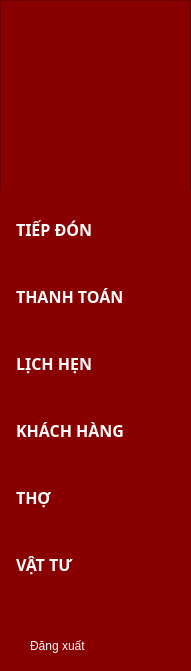
   <widget class="QWidget" name="widget" native="true">
    <property name="geometry">
     <rect>
      <x>0</x>
      <y>0</y>
      <width>191</width>
      <height>671</height>
     </rect>
    </property>
    <property name="styleSheet">
     <string notr="true">QWidget{
	background-color: rgb(136, 0, 0);
}
QPushButton{
	color: rgb(255, 255, 255);
	padding: 16px;
	text-align: left;
	border:none;
}
QPushButton:hover{
	background-color: rgb(168, 0, 0);
}
QPushButton:checked{
	background-color: rgb(255, 255, 255);
	color: rgb(136, 0, 0);
}</string>
    </property>
    <widget class="QFrame" name="frame_logo">
     <property name="geometry">
      <rect>
       <x>0</x>
       <y>0</y>
       <width>191</width>
       <height>191</height>
      </rect>
     </property>
     <property name="styleSheet">
      <string notr="true">image: url(:/img/Barbershop/2.png);</string>
     </property>
     <property name="frameShape">
      <enum>QFrame::StyledPanel</enum>
     </property>
     <property name="frameShadow">
      <enum>QFrame::Raised</enum>
     </property>
    </widget>
    <widget class="QWidget" name="layoutWidget">
     <property name="geometry">
      <rect>
       <x>0</x>
       <y>190</y>
       <width>191</width>
       <height>415</height>
      </rect>
     </property>
     <layout class="QVBoxLayout" name="verticalLayout">
      <property name="spacing">
       <number>0</number>
      </property>
      <item>
       <widget class="QPushButton" name="tiepdon_btn">
        <property name="font">
         <font>
          <family>Noto Sans</family>
          <pointsize>12</pointsize>
          <weight>75</weight>
          <bold>true</bold>
         </font>
        </property>
        <property name="text">
         <string>TIẾP ĐÓN</string>
        </property>
        <property name="checkable">
         <bool>true</bool>
        </property>
        <property name="checked">
         <bool>false</bool>
        </property>
        <property name="autoExclusive">
         <bool>true</bool>
        </property>
       </widget>
      </item>
      <item>
       <widget class="QPushButton" name="thanhtoan_btn">
        <property name="font">
         <font>
          <family>Noto Sans</family>
          <pointsize>12</pointsize>
          <weight>75</weight>
          <bold>true</bold>
         </font>
        </property>
        <property name="text">
         <string>THANH TOÁN</string>
        </property>
        <property name="checkable">
         <bool>true</bool>
        </property>
        <property name="autoExclusive">
         <bool>true</bool>
        </property>
       </widget>
      </item>
      <item>
       <widget class="QPushButton" name="lichhen_btn">
        <property name="font">
         <font>
          <family>Noto Sans</family>
          <pointsize>12</pointsize>
          <weight>75</weight>
          <bold>true</bold>
         </font>
        </property>
        <property name="cursor">
         <cursorShape>PointingHandCursor</cursorShape>
        </property>
        <property name="styleSheet">
         <string notr="true"/>
        </property>
        <property name="text">
         <string>LỊCH HẸN</string>
        </property>
        <property name="checkable">
         <bool>true</bool>
        </property>
        <property name="autoExclusive">
         <bool>true</bool>
        </property>
       </widget>
      </item>
      <item>
       <widget class="QPushButton" name="khachhang_btn">
        <property name="font">
         <font>
          <family>Noto Sans</family>
          <pointsize>12</pointsize>
          <weight>75</weight>
          <bold>true</bold>
         </font>
        </property>
        <property name="cursor">
         <cursorShape>PointingHandCursor</cursorShape>
        </property>
        <property name="styleSheet">
         <string notr="true"/>
        </property>
        <property name="text">
         <string>KHÁCH HÀNG</string>
        </property>
        <property name="checkable">
         <bool>true</bool>
        </property>
        <property name="autoExclusive">
         <bool>true</bool>
        </property>
       </widget>
      </item>
      <item>
       <widget class="QPushButton" name="tho_btn">
        <property name="font">
         <font>
          <family>Noto Sans</family>
          <pointsize>12</pointsize>
          <weight>75</weight>
          <bold>true</bold>
         </font>
        </property>
        <property name="cursor">
         <cursorShape>PointingHandCursor</cursorShape>
        </property>
        <property name="styleSheet">
         <string notr="true"/>
        </property>
        <property name="text">
         <string>THỢ</string>
        </property>
        <property name="checkable">
         <bool>true</bool>
        </property>
        <property name="autoExclusive">
         <bool>true</bool>
        </property>
       </widget>
      </item>
      <item>
       <widget class="QPushButton" name="vattu_btn">
        <property name="font">
         <font>
          <family>Noto Sans</family>
          <pointsize>12</pointsize>
          <weight>75</weight>
          <bold>true</bold>
         </font>
        </property>
        <property name="cursor">
         <cursorShape>PointingHandCursor</cursorShape>
        </property>
        <property name="styleSheet">
         <string notr="true"/>
        </property>
        <property name="text">
         <string>VẬT TƯ</string>
        </property>
        <property name="checkable">
         <bool>true</bool>
        </property>
        <property name="autoExclusive">
         <bool>true</bool>
        </property>
       </widget>
      </item>
     </layout>
    </widget>
    <widget class="QPushButton" name="pushButton">
     <property name="geometry">
      <rect>
       <x>30</x>
       <y>630</y>
       <width>111</width>
       <height>31</height>
      </rect>
     </property>
     <property name="styleSheet">
      <string notr="true">QPushButton {
	padding: 0px
}</string>
     </property>
     <property name="text">
      <string>Đăng xuất</string>
     </property>
    </widget>
   </widget>
